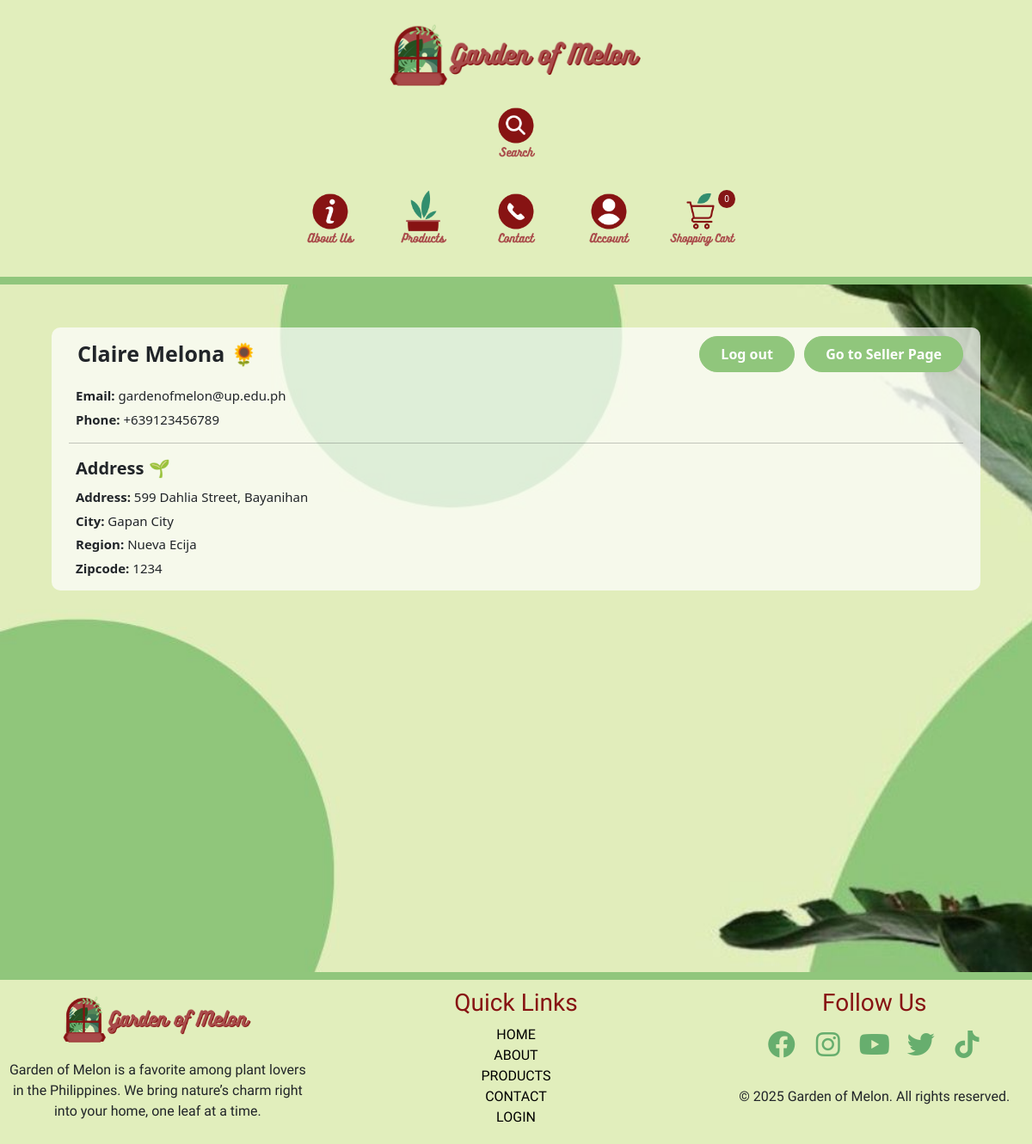
The page /shippingAddress/ (signed in) on the database its author committed.
### GardenOfMelon/models.py (models this page shows, shortened)
class User(AbstractUser):
    username = None
    email = models.EmailField(unique=True)
    phone_number = PhoneNumberField()
    USERNAME_FIELD = 'email'
    REQUIRED_FIELDS = ['first_name', 'last_name']
    objects = CustomUserManager()

class Customer(models.Model):
    user = models.OneToOneField(User, on_delete=models.CASCADE, null=True, blank=True)
    name = models.CharField(max_length=200, null=True)
    email = models.CharField(max_length=200, null=True)
    address = models.CharField(max_length=200, null=True)
    city = models.CharField(max_length=200, null=True)
    region = models.CharField(max_length=200, null=True)
    zipcode = models.CharField(max_length=200, null=True)

### GardenOfMelon/views.py (the view)
# urls.py: path('shippingAddress/', views.shippingAddress, name="shippingAddress"),
def shippingAddress(request):
    customer = request.user.customer
    if request.method == "POST":
        form = ShippingAddressForm(request.POST, instance=customer)
        if form.is_valid():
            form.save()
            return redirect('login')
    else:
        form = ShippingAddressForm(instance=customer)
    context1 = {'form': form}
    context2 = getCartData(request)
    context = {**context1, **context2}
    return render(request, 'login.html', context)

### GardenOfMelon/models.py (called while the page is built)
    @property
    def get_cart_items(self):
        orderitems = self.orderitem_set.all()
        total = sum([item.quantity for item in orderitems])
        return total

### GardenOfMelon/utils.py (called while the page is built)
def getCartData(request):
    if request.user.is_authenticated:
        customer = request.user.customer
        order, created = Order.objects.get_or_create(customer=customer, complete=False)
        items = order.orderitem_set.all()
        cartItems = order.get_cart_items
    else:
        cookieData = cookieCart(request)
        cartItems = cookieData['cartItems']
        order = cookieData['order']
        items = cookieData['items']
    return {'items': items, 'order': order, 'cartItems': cartItems}

### GardenOfMelon/templates/login.html (shortened to what this page needs)
<!DOCTYPE html>
<html lang="en">
<head>
    {% load static %}
    {% include 'head.html' %}
    <link rel="stylesheet" type="text/css" href="{% static 'Styles/Login-register.css' %}">
</head>
<body data-static-path="{% static 'Images/' %}">
    <header>
      {% include 'navbar.html' %}
      <div class="navbar-border"></div>
    </header>
    {% if user.is_authenticated %}
    <div id="account-body">
        <div id="account-details">
            <div id="details">
                <div class="d-flex justify-content-between align-items-center mb-3 w-100" style="gap: 1rem;">
                    <span style="font-size: 25px; font-weight: bold; white-space: nowrap; margin-left: 10px;">
                        {{ user.first_name }} {{ user.last_name }} 🌻
                    </span>
                    <div class="logged-in-user-btns d-flex">
                        <a href="{% url 'logout' %}" class="btn btn-primary user-btn me-2">Log out</a>
                        {% if user.is_superuser %}
                            <a href="/admin/" class="btn btn-primary user-btn">Go to Seller Page</a>
                        {% endif %}
                    </div>
                </div>
                <p class="details" style="font-size: 15px; margin-left: 8px;"><b>Email:</b> {{ user.email }}</p>
                <p class="details" style="font-size: 15px; margin-left: 8px;"><b>Phone:</b> {{ user.phone_number }}</p>
                <div>
                    <hr>
                    <div class="p-2"><p style="font-size: 20px; margin-bottom: -1px; margin-top: -10px; font-weight: bold;">Address &#127793;</p></div>
                    {% if user.customer.address %}
                        <p class="details" style="font-size: 15px; margin-left: 8px;"><b>Address:</b> {{ user.customer.address }}</p>
                        <p class="details" style="font-size: 15px; margin-left: 8px;"><b>City:</b> {{ user.customer.city }}</p>
                        <p class="details" style="font-size: 15px; margin-left: 8px;"><b>Region:</b> {{ user.customer.region }}</p>
                        <p class="details" style="font-size: 15px; margin-left: 8px;"><b>Zipcode:</b> {{ user.customer.zipcode }}</p>
                {% endif %}
                </div>
            </div>
        </div>
    </div>
    {% endif %}
    {% include 'footer.html' %}
</body>
</html>

### GardenOfMelon/static/Styles/Navbar.css (style rules this page uses)
.navbar-border, .navbar-border-top { background-color: #90c67c; height: 9px; }

### GardenOfMelon/static/Styles/Login-register.css (style rules this page uses)
body { background-image: url('../Images/login-register-bg1.jpg'); background-size: cover; }
#account-body { padding-top: 50px; align-items: center; min-height: 100vh; }
#account-details { display: flex; flex-direction: column; justify-content: center; background-color: rgb(255, 255, 255, 0.7); width: 90%; margin: 0 auto; border-radius: 10px; padding: 10px 20px; transition: all 0.3s ease-in-out; }
.details { margin-bottom: 5px; }
.logged-in-user-btns { display: flex; justify-content: flex-end; align-items: center; gap: 0.2rem; flex-wrap: wrap; width: 100%; }
.user-btn { background-color: #90c67c; border-radius: 50px; border: 1px solid #90c67c; padding: 0.5rem 1.5rem; color: white; text-decoration: none; font-weight: 600; white-space: nowrap; display: inline-block; text-align: center; }

### rows shown on the page
User: first_name "Claire", last_name "Melona", email "gardenofmelon@up.edu.ph", phone_number "+639123456789", customer.address "599 Dahlia Street, Bayanihan", customer.city "Gapan City", customer.region "Nueva Ecija", customer.zipcode "1234"

### other values the page prints
{{ cartItems }} "0"
